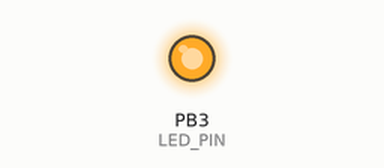
The sketch below on a simulated ATtiny85, built with avr-gcc and run on an emulated ATtiny85. Shown: output pins drawn as LEDs (lit = HIGH). No radio packets arrive unless stated.

Above: at 0.1 s.
At 1.9 s:
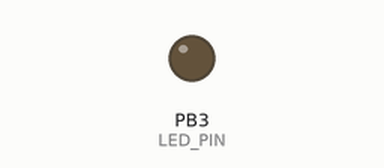
Timing chart, 0 to 3.4 s (numbered marks = the images above):
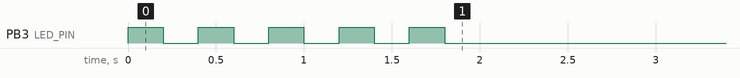

The sketch:

rf_dht_digispark.ino
```cpp
#include <avr/sleep.h>
#include <avr/wdt.h>
#include <dht_rf.h>
#include <dht.h>
#include <VirtualWire.h>

#define RF_TX_PIN   2
#define LED_PIN     3
#define DHT_PIN     4
#define INTERVAL   30

dht DHT;

volatile boolean f_wdt = INTERVAL + 1;

void setup()
{
  vw_set_tx_pin(RF_TX_PIN);
  vw_setup(2000);
  pinMode(LED_PIN, OUTPUT);

  alternate(LED_PIN, HIGH, LOW, 5, 400);
}

void system_sleep() {
  sleep_enable();
  set_sleep_mode(SLEEP_MODE_PWR_DOWN);
  ADCSRA &= ~(1<<ADEN); //Disable ADC, saves ~230uA
  setup_watchdog(6);
  sleep_mode();
  ADCSRA |= (1<<ADEN); //Enable ADC
  sleep_disable();
}

void loop()
{
  if (f_wdt > INTERVAL) {
    f_wdt = 0;

    uint8_t buf[4];
    int chk = DHT.read(DHT_PIN);

    switch (chk)
    {
      case DHTLIB_OK:
        d_encode(buf, 1, DHT.temperature, DHT.humidity);
        vw_send(buf, 4);
        vw_wait_tx();
        alternate(LED_PIN, HIGH, LOW, 1, 200);
        break;
      case DHTLIB_ERROR_CHECKSUM:
      case DHTLIB_ERROR_TIMEOUT:
      default:
        alternate(LED_PIN, HIGH, LOW, 10, 100);
        break;
    }

    system_sleep();
  }
}

void alternate(int pin, int v1, int v2, int count, int tDelay) {
  for (int i = 0; i < count; i++) {
      digitalWrite(pin, v1);
      delay(tDelay / 2);
      digitalWrite(pin, v2);
      delay(tDelay / 2);
  }
}

//Sets the watchdog timer to wake us up, but not reset
//0=16ms, 1=32ms, 2=64ms, 3=128ms, 4=250ms, 5=500ms
//6=1sec, 7=2sec, 8=4sec, 9=8sec
//From: http://interface.khm.de/index.php/lab/experiments/sleep_watchdog_battery/
void setup_watchdog(int timerPrescaler) {

  if (timerPrescaler > 9 ) timerPrescaler = 9; //Limit incoming amount to legal settings

  byte bb = timerPrescaler & 7;
  if (timerPrescaler > 7) bb |= (1<5); //Set the special 5th bit if necessary

  //This order of commands is important and cannot be combined
  MCUSR &= ~(1<<WDRF); //Clear the watch dog reset
  WDTCR |= (1<<WDCE) | (1<<WDE); //Set WD_change enable, set WD enable
  WDTCR = bb; //Set new watchdog timeout value
  WDTCR |= _BV(WDIE); //Set the interrupt enable, this will keep unit from resetting after each int
}

//This runs each time the watch dog wakes us up from sleep
ISR(WDT_vect) {
  f_wdt++;
}
```
